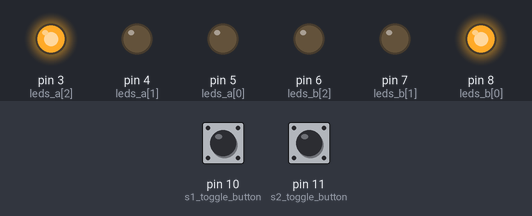
Bench run of a sketch on a simulated Arduino Uno, built with avr-gcc and run on an emulated ATmega328P. Shown: output pins drawn as LEDs (lit = HIGH). The inputs (shaded band) are chosen by the test bench; at power-on: pin 10 (s1_toggle_button) HIGH, pin 11 (s2_toggle_button) HIGH.

Above: at 1.2 s.
1.3 s: pin 10 (s1_toggle_button) pulled LOW for 1 s
At 1.55 s:
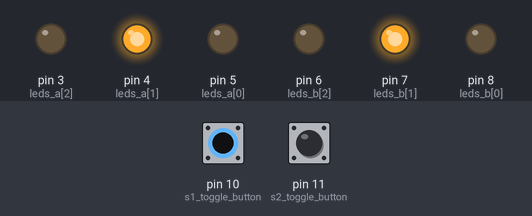
At 2.2 s:
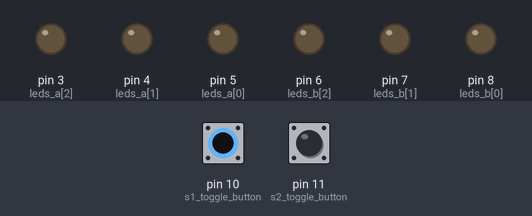
5.3 s: pin 10 (s1_toggle_button) pulled LOW for 3.2 s
At 8.9 s:
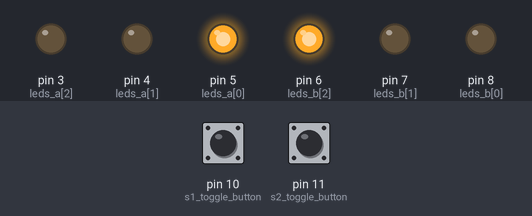
Timing chart, 0 to 23.0 s (numbered marks = the images above; inputs shaded):
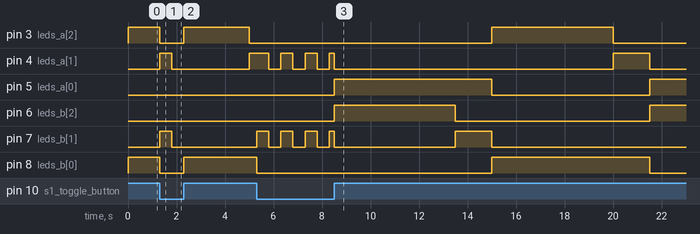

The sketch:

oef4.12-verkeerslicht.ino
```cpp
// oef 4.12 Stuur  een verkeerslicht met 2 schakelaars verbonden met je Arduino.
// S1 en S2 open => normale werking.
// S1 dicht dan oranje lamp blijft knipperen met snelheid 0.5/0.5/0.5 ……
// S2 dicht => Verkeerslicht op halve snelheid!
// Opgelet : S1 heeft voorrang op S2, dus gewoon knipperen indien beiden gesloten zijn.
// Stuur in de  eerste week na de herfstvakantie een gezipte folder via www.wetransfer.com naar wim.verlinden@cvofocus.be

// In de folder :
// 1.	verslag met min omschrijving van de opdracht
// 2.	code C++
// 3.	schema
// 4.	tijdsdiagramma verloop 2 richtingen
// 5.	kort filmpje dat de goede werking toont op je arduino uno bord.


int s1_toggle_button = 10; // orange knipperen
int s2_toggle_button = 11 ; // halve snelheid, 3 leds in normale cyclus normal_interval maal 2
int leds_a[] = {5,4,3}; // 5 = rood, 4 = orande, 3 = groen  - lichtA
int leds_b[] = {8,7,6}; // 5 = rood, 4 = orande, 3 = groen  - lichtB


// Variables will change:
int ledState_a = LOW;  // ledState used to set the LED
int ledState_b = LOW;  // ledState used to set the LED

// keep track of various states of first Traffic Light
int trafficLightCurrentState;   // 1 = start_groen, 2 = groen, 3 = orange (licht 1), 4 = rood, 5 = orange (licht 2)

// Generally, you should use "unsigned long" for variables that hold time
// The value will quickly become too large for an int to store
unsigned long previousMillis = 0;  // will store last time LED was updated

const unsigned long normal_interval = 5000; // normale snlheid 10 seconden (20 seconden bij indrukken van s2_toggle_button)
const unsigned long normal_orange_interval = 1500; // normale snlheid 10 seconden (20 seconden bij indrukken van s2_toggle_button)
// constants won't change:
const unsigned long blink_interval = 500;  // interval at which to blink (500 milliseconds)

//unsigned long startTheTime;
unsigned long calculated_interval;
unsigned long starttijd;

void setup() {


    //bug ?
    //Serial.begin(115200);
    for(int i = 0; i<3; i++){
        pinMode(leds_a[i], OUTPUT);
        pinMode(leds_b[i], OUTPUT);
    }
    pinMode(s1_toggle_button,INPUT_PULLUP);
    pinMode(s2_toggle_button,INPUT_PULLUP);


    // setup check to see if all my leds go on... (like, is my wiring and stuff OK)
    // for(int i = 0; i<3; i++){
    //     digitalWrite(leds_a[i], HIGH);
    //     digitalWrite(leds_b[i], HIGH);
    // }
    // delay(2000);
    // for(int i = 0; i<3; i++){
    //     digitalWrite(leds_a[i], LOW);
    //     digitalWrite(leds_b[i], LOW);
    // }

    //startTheTime = millis() * 1000;
    //startTheTime = millis();

}

void loop() {
    // static bool knipperen = false;
    // static bool traag_verspringen = false;
    // static bool normaal_verspringen = false;
    bool knipperen = false;
    bool traag_verspringen = false;
    bool normaal_verspringen = false;

    bool s1_before_state = 1;
    bool s1_new_state = digitalRead(s1_toggle_button);
    Serial.print("s1 before state: ");Serial.println(s1_before_state);
    Serial.print("s1 new    state: ");Serial.println(s1_new_state);

    bool s2_before_state = 1;
    bool s2_new_state = digitalRead(s2_toggle_button);
    Serial.print("s2 before state: ");Serial.println(s2_before_state);
    Serial.print("s2 new    state: ");Serial.println(s2_new_state);

    //delay(1000);

    // need this for the LED timing to be non blocking
    //unsigned long currentMillis = millis() * 1000;
    unsigned long currentMillis = millis();


    if (s1_new_state != s1_before_state) {
        s1_before_state = s1_new_state;

        if(s1_before_state != 1){
            knipperen = true;
        }else{
            knipperen = false;
             digitalWrite(leds_a[1], LOW);digitalWrite(leds_b[1], LOW); // ensure orange off on both lights when button no longer pressed
        }
    }
    else if(s2_new_state != s2_before_state) {
        s2_before_state = s2_new_state;

        if(s2_before_state != 1){
            traag_verspringen = true;
        }else{
            traag_verspringen = false;
        }
    }else{
        normaal_verspringen = true;
    }


    if(knipperen){
        digitalWrite(leds_a[2], LOW);digitalWrite(leds_a[0], LOW); // GREEN 0, RED 1 on first traffic light
        digitalWrite(leds_b[2], LOW);digitalWrite(leds_b[0], LOW); // GREEN 0, RED 1 on second traffic light
        Serial.println("Orange pinken");
            if (currentMillis - previousMillis >= blink_interval) {
                // save the last time you blinked the LED
                previousMillis = currentMillis;

                // if the LED is off turn it on and vice-versa:
                if (ledState_a == LOW) {
                ledState_a = HIGH;
                } else {
                ledState_a = LOW;
                }
                // same for LED in traffic light 2
                if (ledState_b == LOW) {
                ledState_b = HIGH;
                } else {
                ledState_b = LOW;
                }


                digitalWrite(leds_a[1], ledState_a);
                digitalWrite(leds_b[1], ledState_b);

            }
    }else if(normaal_verspringen or traag_verspringen){
            if(traag_verspringen){
                calculated_interval = normal_interval * 2;
            }else{
                calculated_interval = normal_interval;
            }

        if(trafficLightCurrentState == 2)
        {

            if(starttijd == 0){
               starttijd = millis();
            }

             if (currentMillis - starttijd <= calculated_interval) {
                digitalWrite(leds_a[2], HIGH);digitalWrite(leds_a[1], LOW);digitalWrite(leds_a[0], LOW); // GREEN 1, ORANGE 0, RED 0 on first traffic light
                digitalWrite(leds_b[2], LOW);digitalWrite(leds_b[1], LOW);digitalWrite(leds_b[0], HIGH); // GREEN 0, ORANGE 0, RED 1 on second traffic light
            }else{
                trafficLightCurrentState = 3;
                starttijd = 0;
            }

        }
        else if(trafficLightCurrentState == 3)
        {
            if(starttijd == 0){
               starttijd = millis();
            }

            if(traag_verspringen){
                calculated_interval = normal_orange_interval * 2;
            }else{
                calculated_interval = normal_orange_interval;
            }

            if (currentMillis - starttijd <= calculated_interval) {
                digitalWrite(leds_a[2], LOW);digitalWrite(leds_a[1], HIGH);digitalWrite(leds_a[0], LOW); // GREEN 0, ORANGE 1, RED 0 on first traffic light
                digitalWrite(leds_b[2], LOW);digitalWrite(leds_b[1], LOW);digitalWrite(leds_b[0], HIGH); // GREEN 0, ORANGE 0, RED 1 on second traffic light
            }else{
                trafficLightCurrentState = 4;
                starttijd = 0;
            }

        }
        else if(trafficLightCurrentState == 4)
        {
            if(starttijd == 0){
               starttijd = millis();
            }
            if (currentMillis - starttijd <= calculated_interval) {
                digitalWrite(leds_a[2], LOW);digitalWrite(leds_a[1], LOW);digitalWrite(leds_a[0], HIGH); // GREEN 0, ORANGE 0, RED 1 on first traffic light
                digitalWrite(leds_b[2], HIGH);digitalWrite(leds_b[1], LOW);digitalWrite(leds_b[0], LOW); // GREEN 1, ORANGE 0, RED 0 on second traffic light
            }else{
                trafficLightCurrentState = 5;
                starttijd = 0;
            }
        }else if(trafficLightCurrentState == 5)
        {
            if(starttijd == 0){
               starttijd = millis();
            }

            if(traag_verspringen){
                calculated_interval = normal_orange_interval * 2;
            }else{
                calculated_interval = normal_orange_interval;
            }

            if (currentMillis - starttijd <= calculated_interval) {
                digitalWrite(leds_a[2], LOW);digitalWrite(leds_a[1], LOW);digitalWrite(leds_a[0], HIGH); // GREEN 0, ORANGE 1, RED 0 on first traffic light
                digitalWrite(leds_b[2], LOW);digitalWrite(leds_b[1], HIGH);digitalWrite(leds_b[0], LOW); // GREEN 0, ORANGE 0, RED 1 on second traffic light
            }else{
                trafficLightCurrentState = 2;
                starttijd = 0;
            }
        }
        else{
            trafficLightCurrentState = 2;
            starttijd = 0;
        }

    }

}
```

Measured:
- after the input at 1.3 s, pin 3 (leds_a[2]): HIGH → LOW after 0.00 s instead of 3.7 s; pin 4 (leds_a[1]): LOW → HIGH after 0.00 s instead of 3.7 s; pin 7 (leds_b[1]): LOW → HIGH at once, → LOW 0.50 s later; pin 8 (leds_b[0]): HIGH → LOW at once, → HIGH 1.0 s later
